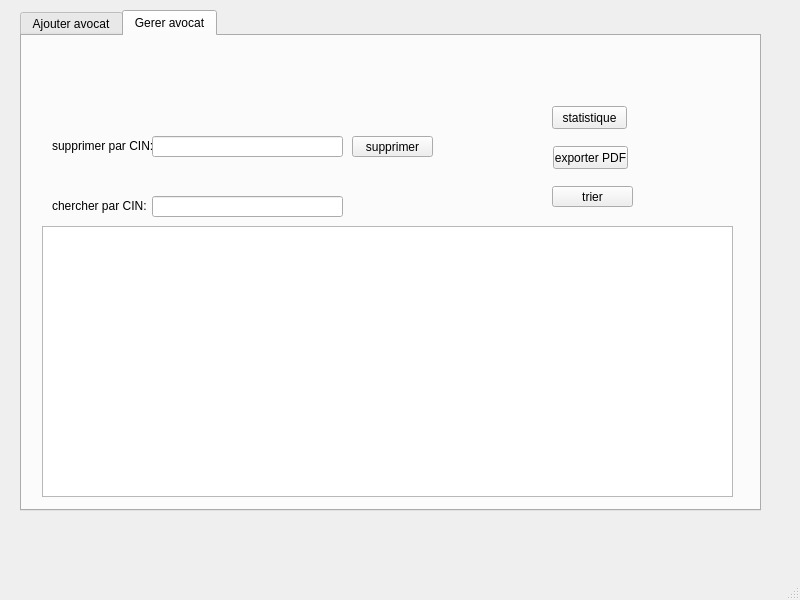
<?xml version="1.0" encoding="UTF-8"?>
<ui version="4.0">
 <class>Avocat_inter</class>
 <widget class="QMainWindow" name="Avocat_inter">
  <property name="geometry">
   <rect>
    <x>0</x>
    <y>0</y>
    <width>800</width>
    <height>600</height>
   </rect>
  </property>
  <property name="windowTitle">
   <string>MainWindow</string>
  </property>
  <widget class="QWidget" name="centralwidget">
   <widget class="QTabWidget" name="tabWidget">
    <property name="geometry">
     <rect>
      <x>20</x>
      <y>10</y>
      <width>741</width>
      <height>501</height>
     </rect>
    </property>
    <property name="currentIndex">
     <number>1</number>
    </property>
    <widget class="QWidget" name="tab">
     <attribute name="title">
      <string>Ajouter avocat</string>
     </attribute>
     <widget class="QGroupBox" name="groupBox">
      <property name="geometry">
       <rect>
        <x>0</x>
        <y>0</y>
        <width>561</width>
        <height>331</height>
       </rect>
      </property>
      <property name="title">
       <string>ajout</string>
      </property>
      <widget class="QLabel" name="label_3">
       <property name="geometry">
        <rect>
         <x>90</x>
         <y>90</y>
         <width>47</width>
         <height>14</height>
        </rect>
       </property>
       <property name="text">
        <string>Nom:</string>
       </property>
      </widget>
      <widget class="QLabel" name="label_7">
       <property name="geometry">
        <rect>
         <x>90</x>
         <y>130</y>
         <width>47</width>
         <height>14</height>
        </rect>
       </property>
       <property name="text">
        <string>Prénom:</string>
       </property>
      </widget>
      <widget class="QLabel" name="label_8">
       <property name="geometry">
        <rect>
         <x>90</x>
         <y>250</y>
         <width>121</width>
         <height>16</height>
        </rect>
       </property>
       <property name="text">
        <string>Numéro de téléphone:</string>
       </property>
      </widget>
      <widget class="QLabel" name="label_9">
       <property name="geometry">
        <rect>
         <x>90</x>
         <y>210</y>
         <width>47</width>
         <height>14</height>
        </rect>
       </property>
       <property name="text">
        <string>Adresse:</string>
       </property>
      </widget>
      <widget class="QLabel" name="label_10">
       <property name="geometry">
        <rect>
         <x>90</x>
         <y>170</y>
         <width>47</width>
         <height>14</height>
        </rect>
       </property>
       <property name="text">
        <string>Mail:</string>
       </property>
      </widget>
      <widget class="QLineEdit" name="le_id_av">
       <property name="geometry">
        <rect>
         <x>220</x>
         <y>50</y>
         <width>113</width>
         <height>20</height>
        </rect>
       </property>
      </widget>
      <widget class="QLineEdit" name="le_nom_av">
       <property name="geometry">
        <rect>
         <x>220</x>
         <y>90</y>
         <width>113</width>
         <height>20</height>
        </rect>
       </property>
      </widget>
      <widget class="QLineEdit" name="le_prenom_av">
       <property name="geometry">
        <rect>
         <x>220</x>
         <y>130</y>
         <width>113</width>
         <height>20</height>
        </rect>
       </property>
      </widget>
      <widget class="QLineEdit" name="le_mail_av_2">
       <property name="geometry">
        <rect>
         <x>220</x>
         <y>170</y>
         <width>113</width>
         <height>20</height>
        </rect>
       </property>
      </widget>
      <widget class="QLineEdit" name="le_adresse_av">
       <property name="geometry">
        <rect>
         <x>220</x>
         <y>210</y>
         <width>113</width>
         <height>20</height>
        </rect>
       </property>
      </widget>
      <widget class="QLineEdit" name="le_num_tel_av">
       <property name="geometry">
        <rect>
         <x>220</x>
         <y>250</y>
         <width>113</width>
         <height>20</height>
        </rect>
       </property>
      </widget>
      <widget class="QPushButton" name="pb_ajouter">
       <property name="geometry">
        <rect>
         <x>400</x>
         <y>170</y>
         <width>75</width>
         <height>23</height>
        </rect>
       </property>
       <property name="text">
        <string>Ajouter</string>
       </property>
      </widget>
      <widget class="QLabel" name="label_2">
       <property name="geometry">
        <rect>
         <x>90</x>
         <y>50</y>
         <width>47</width>
         <height>14</height>
        </rect>
       </property>
       <property name="text">
        <string>CIN:</string>
       </property>
      </widget>
      <widget class="QPushButton" name="pb_modifier">
       <property name="geometry">
        <rect>
         <x>400</x>
         <y>220</y>
         <width>75</width>
         <height>23</height>
        </rect>
       </property>
       <property name="text">
        <string>modifier</string>
       </property>
      </widget>
      <widget class="QLabel" name="label_5">
       <property name="geometry">
        <rect>
         <x>80</x>
         <y>290</y>
         <width>131</width>
         <height>16</height>
        </rect>
       </property>
       <property name="text">
        <string>Nombres d'affaires gagnés:</string>
       </property>
      </widget>
      <widget class="QLineEdit" name="le_nb_aff_g_av">
       <property name="geometry">
        <rect>
         <x>220</x>
         <y>290</y>
         <width>113</width>
         <height>20</height>
        </rect>
       </property>
      </widget>
     </widget>
    </widget>
    <widget class="QWidget" name="tab_2">
     <attribute name="title">
      <string>Gerer avocat</string>
     </attribute>
     <widget class="QTableView" name="tab_avocat">
      <property name="geometry">
       <rect>
        <x>20</x>
        <y>190</y>
        <width>691</width>
        <height>271</height>
       </rect>
      </property>
     </widget>
     <widget class="QPushButton" name="pb_supprimer">
      <property name="geometry">
       <rect>
        <x>330</x>
        <y>100</y>
        <width>81</width>
        <height>21</height>
       </rect>
      </property>
      <property name="text">
       <string>supprimer</string>
      </property>
     </widget>
     <widget class="QLabel" name="label">
      <property name="geometry">
       <rect>
        <x>30</x>
        <y>100</y>
        <width>131</width>
        <height>20</height>
       </rect>
      </property>
      <property name="text">
       <string>supprimer par CIN:</string>
      </property>
     </widget>
     <widget class="QLabel" name="label_4">
      <property name="geometry">
       <rect>
        <x>30</x>
        <y>160</y>
        <width>111</width>
        <height>20</height>
       </rect>
      </property>
      <property name="text">
       <string>chercher par CIN:</string>
      </property>
     </widget>
     <widget class="QLineEdit" name="le_id_cher">
      <property name="geometry">
       <rect>
        <x>130</x>
        <y>160</y>
        <width>191</width>
        <height>21</height>
       </rect>
      </property>
     </widget>
     <widget class="QLineEdit" name="le_id_supp">
      <property name="geometry">
       <rect>
        <x>130</x>
        <y>100</y>
        <width>191</width>
        <height>21</height>
       </rect>
      </property>
     </widget>
     <widget class="QPushButton" name="pb_stat">
      <property name="geometry">
       <rect>
        <x>530</x>
        <y>70</y>
        <width>75</width>
        <height>23</height>
       </rect>
      </property>
      <property name="text">
       <string>statistique</string>
      </property>
     </widget>
     <widget class="QPushButton" name="pb_pdf">
      <property name="geometry">
       <rect>
        <x>531</x>
        <y>110</y>
        <width>75</width>
        <height>23</height>
       </rect>
      </property>
      <property name="text">
       <string>exporter PDF</string>
      </property>
     </widget>
     <widget class="QPushButton" name="pb_trier">
      <property name="geometry">
       <rect>
        <x>530</x>
        <y>150</y>
        <width>81</width>
        <height>21</height>
       </rect>
      </property>
      <property name="text">
       <string>trier</string>
      </property>
     </widget>
    </widget>
   </widget>
  </widget>
  <widget class="QMenuBar" name="menubar">
   <property name="geometry">
    <rect>
     <x>0</x>
     <y>0</y>
     <width>800</width>
     <height>22</height>
    </rect>
   </property>
  </widget>
  <widget class="QStatusBar" name="statusbar"/>
 </widget>
 <resources/>
 <connections/>
</ui>
